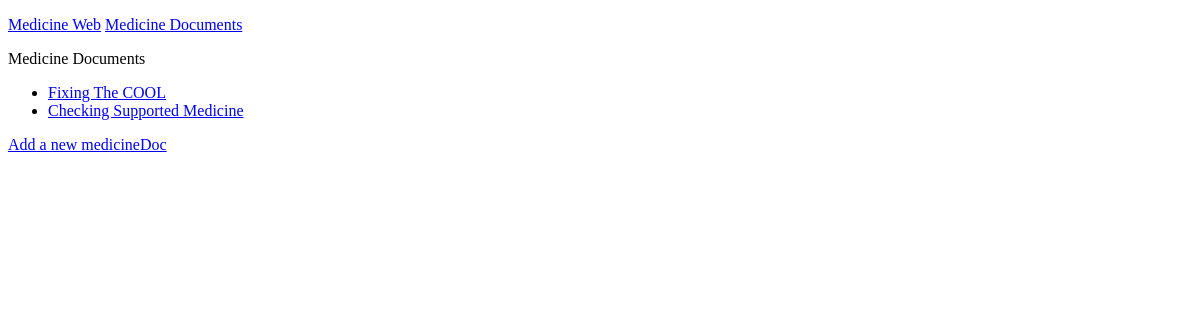
The app's page /medicineDocs/, older data.
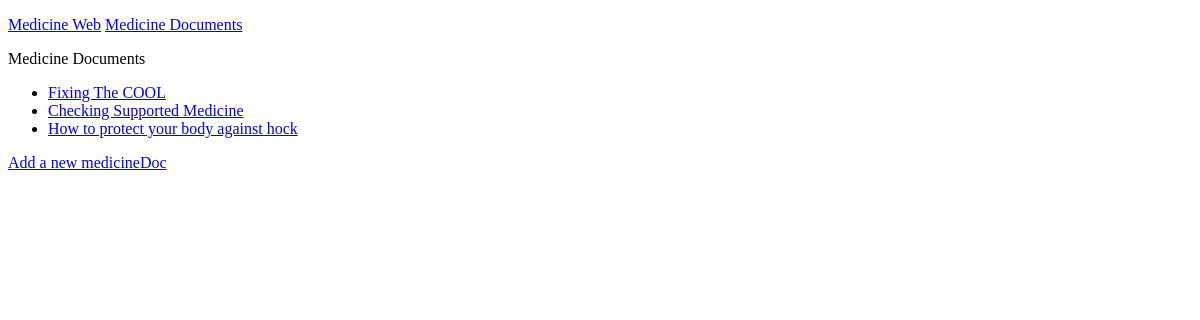
The same page, newer data.
### myDjangos/models.py (models this page shows)
class MedicineDocument(models.Model):
    medicine_document_name = models.CharField(max_length=100)
    date_added = models.DateTimeField(auto_now_add=True)
    def __str__(self):
        return self.medicine_document_name

### myDjangos/views.py (the view)
# urls.py: url(r'^medicineDocs/$', views.medicine_docs, name='medicineDocs'),
def medicine_docs(request):
    medicineDocsList = MedicineDocument.objects.order_by('date_added')
    context = {'medicineDocsList': medicineDocsList}
    return render(request, 'myDjangos/medicine_docs.html', context)

### myDjangos/templates/myDjangos/medicine_docs.html (shortened to what this page needs)
<!DOCTYPE html>
<html lang="en">
<head>
</head>
<body>
    {% extends "myDjangos/base.html" %}
    {% block content %}
        <p>Medicine Documents</p>
        <ul>
            {% for medicineDoc in medicineDocsList %}
                <li>
                    <a href="{% url 'myDjangos:medicineDocDetail' medicineDoc.id %}">{{ medicineDoc }}</a>
                </li>
            {% empty %}
                <li>No Medicine Document has been added yet.</li>
            {% endfor %}
        </ul>
        <a href="{% url 'myDjangos:new_medicine_doc' %}">Add a new medicineDoc</a>
    {% endblock content%}

Row changes from the older to the newer data that the page shows:
added MedicineDocument: medicine_document_name "How to protect your body against hock"
